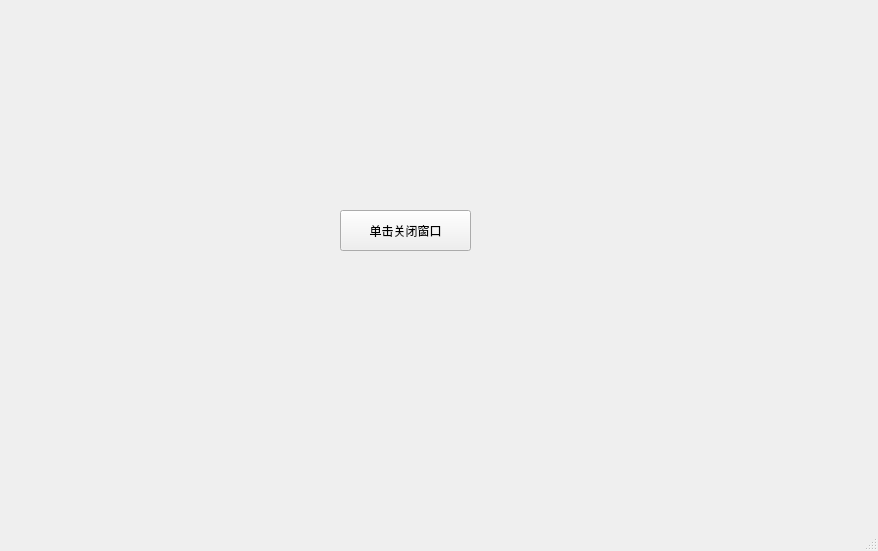
<?xml version="1.0" encoding="UTF-8"?>
<ui version="4.0">
    <class>MainWindow</class>
    <widget class="QMainWindow" name="MainWindow">
        <property name="geometry">
            <rect>
                <x>0</x>
                <y>0</y>
                <width>878</width>
                <height>551</height>
            </rect>
        </property>
        <property name="windowTitle">
            <string>MainWindow</string>
        </property>
        <widget class="QWidget" name="centralwidget">
            <widget class="QPushButton" name="pushButton">
                <property name="geometry">
                    <rect>
                        <x>340</x>
                        <y>210</y>
                        <width>131</width>
                        <height>41</height>
                    </rect>
                </property>
                <property name="text">
                    <string>单击关闭窗口</string>
                </property>
            </widget>
        </widget>
        <widget class="QMenuBar" name="menubar">
            <property name="geometry">
                <rect>
                    <x>0</x>
                    <y>0</y>
                    <width>878</width>
                    <height>22</height>
                </rect>
            </property>
        </widget>
        <widget class="QStatusBar" name="statusbar"/>
    </widget>
    <resources/>
    <connections>
        <connection>
            <sender>pushButton</sender>
            <signal>clicked()</signal>
            <receiver>MainWindow</receiver>
            <slot>close()</slot>
            <hints>
                <hint type="sourcelabel">
                    <x>423</x>
                    <y>259</y>
                </hint>
                <hint type="destinationlabel">
                    <x>468</x>
                    <y>318</y>
                </hint>
            </hints>
        </connection>
    </connections>
</ui>
